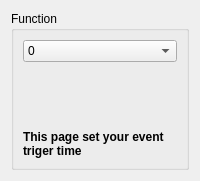
          <widget class="QWidget" name="Com_Function">
           <layout class="QVBoxLayout" name="verticalLayout_16">
            <item>
             <widget class="QGroupBox" name="Function">
              <property name="title">
               <string>Function</string>
              </property>
              <property name="flat">
               <bool>true</bool>
              </property>
              <layout class="QVBoxLayout" name="verticalLayout_13">
               <item>
                <widget class="QComboBox" name="Function_Fun_Para0_Str">
                 <item>
                  <property name="text">
                   <string>0</string>
                  </property>
                  <property name="icon">
                   <iconset>
                    <normaloff>:/Menu/rc/Menu/grid.png</normaloff>:/Menu/rc/Menu/grid.png</iconset>
                  </property>
                 </item>
                 <item>
                  <property name="text">
                   <string>1</string>
                  </property>
                  <property name="icon">
                   <iconset>
                    <normaloff>:/Menu/rc/Menu/grid.png</normaloff>:/Menu/rc/Menu/grid.png</iconset>
                  </property>
                 </item>
                 <item>
                  <property name="text">
                   <string>2</string>
                  </property>
                  <property name="icon">
                   <iconset>
                    <normaloff>:/Menu/rc/Menu/grid.png</normaloff>:/Menu/rc/Menu/grid.png</iconset>
                  </property>
                 </item>
                 <item>
                  <property name="text">
                   <string>3</string>
                  </property>
                  <property name="icon">
                   <iconset>
                    <normaloff>:/Menu/rc/Menu/grid.png</normaloff>:/Menu/rc/Menu/grid.png</iconset>
                  </property>
                 </item>
                 <item>
                  <property name="text">
                   <string>4</string>
                  </property>
                  <property name="icon">
                   <iconset>
                    <normaloff>:/Menu/rc/Menu/grid.png</normaloff>:/Menu/rc/Menu/grid.png</iconset>
                  </property>
                 </item>
                 <item>
                  <property name="text">
                   <string>5</string>
                  </property>
                  <property name="icon">
                   <iconset>
                    <normaloff>:/Menu/rc/Menu/grid.png</normaloff>:/Menu/rc/Menu/grid.png</iconset>
                  </property>
                 </item>
                 <item>
                  <property name="text">
                   <string>6</string>
                  </property>
                  <property name="icon">
                   <iconset>
                    <normaloff>:/Menu/rc/Menu/grid.png</normaloff>:/Menu/rc/Menu/grid.png</iconset>
                  </property>
                 </item>
                 <item>
                  <property name="text">
                   <string>7</string>
                  </property>
                  <property name="icon">
                   <iconset>
                    <normaloff>:/Menu/rc/Menu/grid.png</normaloff>:/Menu/rc/Menu/grid.png</iconset>
                  </property>
                 </item>
                 <item>
                  <property name="text">
                   <string>8</string>
                  </property>
                  <property name="icon">
                   <iconset>
                    <normaloff>:/Menu/rc/Menu/grid.png</normaloff>:/Menu/rc/Menu/grid.png</iconset>
                  </property>
                 </item>
                 <item>
                  <property name="text">
                   <string>9</string>
                  </property>
                  <property name="icon">
                   <iconset>
                    <normaloff>:/Menu/rc/Menu/grid.png</normaloff>:/Menu/rc/Menu/grid.png</iconset>
                  </property>
                 </item>
                 <item>
                  <property name="text">
                   <string>10</string>
                  </property>
                  <property name="icon">
                   <iconset>
                    <normaloff>:/Menu/rc/Menu/grid.png</normaloff>:/Menu/rc/Menu/grid.png</iconset>
                  </property>
                 </item>
                 <item>
                  <property name="text">
                   <string>11</string>
                  </property>
                  <property name="icon">
                   <iconset>
                    <normaloff>:/Menu/rc/Menu/grid.png</normaloff>:/Menu/rc/Menu/grid.png</iconset>
                  </property>
                 </item>
                 <item>
                  <property name="text">
                   <string>12</string>
                  </property>
                  <property name="icon">
                   <iconset>
                    <normaloff>:/Menu/rc/Menu/grid.png</normaloff>:/Menu/rc/Menu/grid.png</iconset>
                  </property>
                 </item>
                 <item>
                  <property name="text">
                   <string>13</string>
                  </property>
                  <property name="icon">
                   <iconset>
                    <normaloff>:/Menu/rc/Menu/grid.png</normaloff>:/Menu/rc/Menu/grid.png</iconset>
                  </property>
                 </item>
                 <item>
                  <property name="text">
                   <string>14</string>
                  </property>
                  <property name="icon">
                   <iconset>
                    <normaloff>:/Menu/rc/Menu/grid.png</normaloff>:/Menu/rc/Menu/grid.png</iconset>
                  </property>
                 </item>
                 <item>
                  <property name="text">
                   <string>15</string>
                  </property>
                  <property name="icon">
                   <iconset>
                    <normaloff>:/Menu/rc/Menu/grid.png</normaloff>:/Menu/rc/Menu/grid.png</iconset>
                  </property>
                 </item>
                 <item>
                  <property name="text">
                   <string>16</string>
                  </property>
                  <property name="icon">
                   <iconset>
                    <normaloff>:/Menu/rc/Menu/grid.png</normaloff>:/Menu/rc/Menu/grid.png</iconset>
                  </property>
                 </item>
                 <item>
                  <property name="text">
                   <string>17</string>
                  </property>
                  <property name="icon">
                   <iconset>
                    <normaloff>:/Menu/rc/Menu/grid.png</normaloff>:/Menu/rc/Menu/grid.png</iconset>
                  </property>
                 </item>
                 <item>
                  <property name="text">
                   <string>18</string>
                  </property>
                  <property name="icon">
                   <iconset>
                    <normaloff>:/Menu/rc/Menu/grid.png</normaloff>:/Menu/rc/Menu/grid.png</iconset>
                  </property>
                 </item>
                 <item>
                  <property name="text">
                   <string>19</string>
                  </property>
                  <property name="icon">
                   <iconset>
                    <normaloff>:/Menu/rc/Menu/grid.png</normaloff>:/Menu/rc/Menu/grid.png</iconset>
                  </property>
                 </item>
                 <item>
                  <property name="text">
                   <string>20</string>
                  </property>
                  <property name="icon">
                   <iconset>
                    <normaloff>:/Menu/rc/Menu/grid.png</normaloff>:/Menu/rc/Menu/grid.png</iconset>
                  </property>
                 </item>
                 <item>
                  <property name="text">
                   <string>21</string>
                  </property>
                  <property name="icon">
                   <iconset>
                    <normaloff>:/Menu/rc/Menu/grid.png</normaloff>:/Menu/rc/Menu/grid.png</iconset>
                  </property>
                 </item>
                </widget>
               </item>
               <item>
                <spacer name="verticalSpacer_6">
                 <property name="orientation">
                  <enum>Qt::Vertical</enum>
                 </property>
                 <property name="sizeHint" stdset="0">
                  <size>
                   <width>20</width>
                   <height>62</height>
                  </size>
                 </property>
                </spacer>
               </item>
               <item>
                <widget class="QLabel" name="label_9">
                 <property name="font">
                  <font>
                   <weight>75</weight>
                   <italic>false</italic>
                   <bold>true</bold>
                   <underline>false</underline>
                   <strikeout>false</strikeout>
                  </font>
                 </property>
                 <property name="text">
                  <string>This page set your event triger time</string>
                 </property>
                 <property name="wordWrap">
                  <bool>true</bool>
                 </property>
                 <property name="margin">
                  <number>0</number>
                 </property>
                 <property name="indent">
                  <number>-1</number>
                 </property>
                </widget>
               </item>
              </layout>
             </widget>
            </item>
           </layout>
          </widget>
